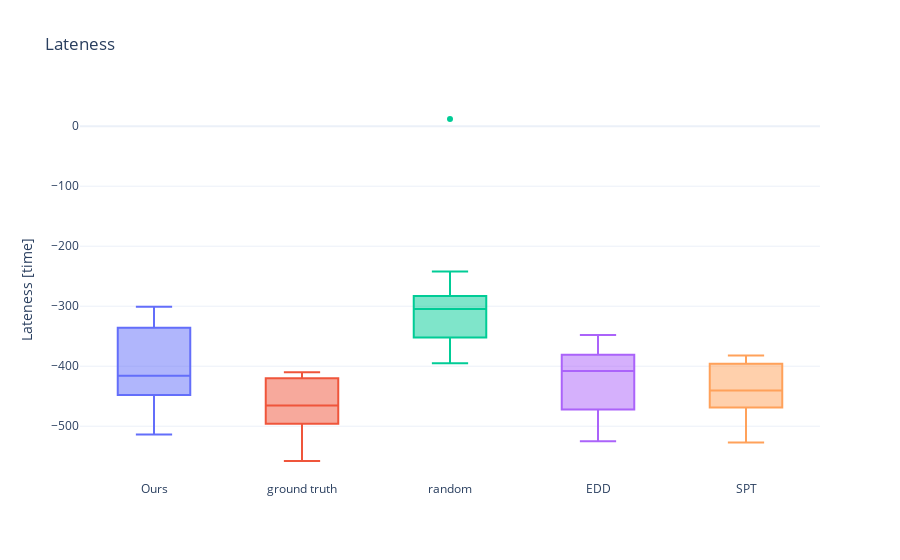

The code cell stored with this chart in its notebook:
### Code cell
ln_true_total_max = np.array(ln_true_total)
ln_pred_total_max = np.array(ln_pred_total)
ln_rnd_total_max = np.array(ln_rnd_total)
ln_edd_total_max = np.array(ln_edd_total)
ln_spt_total_max = np.array(ln_spt_total)

print('true: mean {0}, stdd {1}'.format(
    np.mean(ln_true_total_max), np.std(ln_true_total_max)))
print('pred: mean {0}, stdd {1}'.format(
    np.mean(ln_pred_total_max), np.std(ln_pred_total_max)))
print('random: mean {0}, stdd {1}'.format(
    np.mean(ln_rnd_total_max), np.std(ln_rnd_total_max)))
print('edd: mean {0}, stdd {1}'.format(
    np.mean(ln_edd_total_max), np.std(ln_edd_total_max)))
print('spt: mean {0}, stdd {1}'.format(
    np.mean(ln_spt_total_max), np.std(ln_spt_total_max)))

fig = go.Figure()
fig.add_trace(go.Box(y=ln_pred_total_max, name="Ours"))
fig.add_trace(go.Box(y=ln_true_total_max, name="ground truth"))
fig.add_trace(go.Box(y=ln_rnd_total_max, name="random"))
fig.add_trace(go.Box(y=ln_edd_total_max, name="EDD"))
fig.add_trace(go.Box(y=ln_spt_total_max, name="SPT"))
fig.update_layout(showlegend=False, title="Lateness", template="plotly_white")
fig.update_yaxes(title_text='Lateness [time]')

fig.show()

### Figure 1 — Plotly figure (JSON) as saved in the notebook; plotly's stock layout.template omitted (floating-point values rounded to 4 significant figures)
{"data": [{"name": "Ours", "type": "box", "y": [-462, -301, -367, -448, -336, -400, -514, -329, -433, -432]}, {"name": "ground truth", "type": "box", "y": [-468, -412, -428, -522, -410, -466, -558, -420, -496, -465]}, {"name": "random", "type": "box", "y": [-286, -369, -283, -318, -242, -323, -395, 12, -291, -352]}, {"name": "EDD", "type": "box", "y": [-413, -355, -400, -487, -348, -425, -525, -403, -472, -381]}, {"name": "SPT", "type": "box", "y": [-448, -382, -420, -472, -384, -433, -527, -396, -469, -456]}], "layout": {"autosize": true, "showlegend": false, "title": {"text": "Lateness"}, "xaxis": {"autorange": true, "range": [-0.5, 4.5], "type": "category"}, "yaxis": {"autorange": true, "range": [-589.7, 43.67], "title": {"text": "Lateness [time]"}, "type": "linear"}}}
